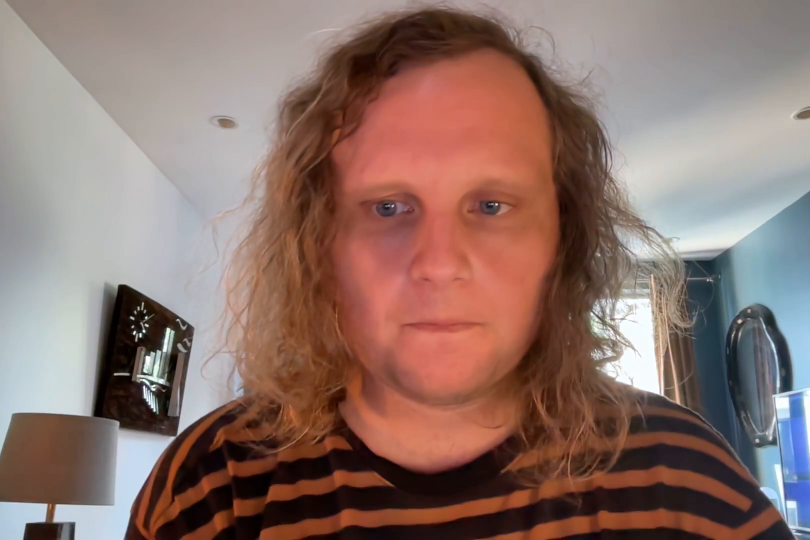
#> input picture frame 25 of pics/trevor_eyes.mp4, 1620 x 1080 px (shown at 1/2 size)
$ python face_detection.py
#> lines starting #> are read from the running program, lines starting #| are printed output that depends on the picture; after the words box and inside, x2 and y2 are one past the last pixel; in counts of white or black regions, pixels touching at a corner belong together
import cv2 as cv

face_cascade = cv.CascadeClassifier('haarcascade_frontalface_default.xml')
eye_cascade = cv.CascadeClassifier('haarcascade_eye_tree_eyeglasses.xml')

# img = cv.imread('pics/face1.jpg')

cap = cv.VideoCapture('pics/trevor_eyes.mp4')

while cap.isOpened():
  _, img = cap.read()
#> img is the input picture: shape (1080, 1620, 3); mean B, G, R 107.2, 114.5, 140.7

  gray = cv.cvtColor(img, cv.COLOR_BGR2GRAY)
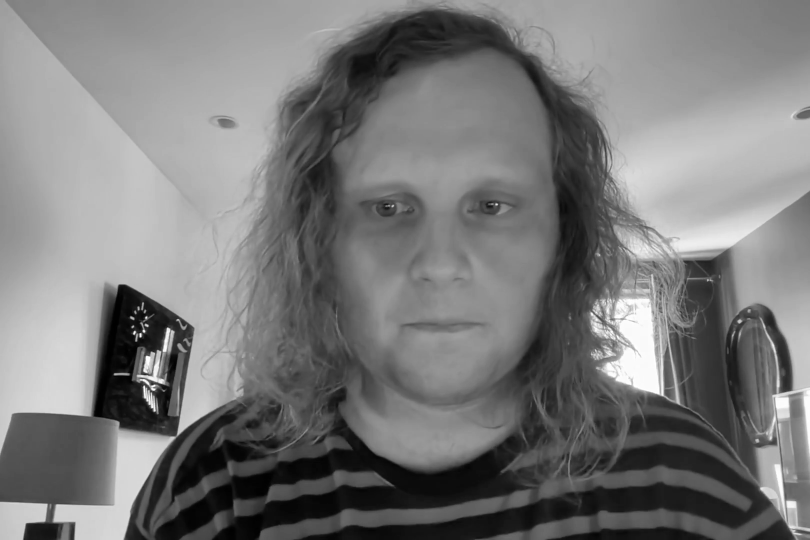
#> gray: shape (1080, 1620) (shown at 1/2 size); min 0, max 255, mean 121.5
  faces = face_cascade.detectMultiScale(gray, 1.1, 13)
#> faces = [[590, 232, 565, 565]]

  for (x,y,w,h) in faces:
    cv.rectangle(img, (x, y), (x + w, y + h), (0, 255, 0), 3)
    roi_gray = gray[y:y+h, x:x+w]
    roi_color = img[y:y+h, x:x+w]
    eyes = eye_cascade.detectMultiScale(roi_gray)
    for (ex, ey, ew, eh) in eyes:
      cv.rectangle(roi_color, (ex,ey), (ex+ew, ey+eh), (0, 0, 255), 5)
#> this loop made 1 pass
#> (x, y, w, h, eyes) on pass 1: (590, 232, 565, 565, [[329, 120, 123, 123], [122, 126, 122, 122]])
#> pass 1, `roi_gray = gray[y:y+h, x:x+w]`:
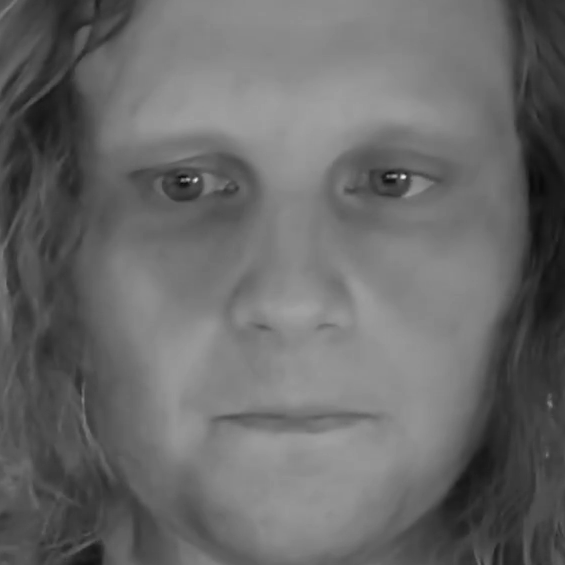
#> roi_gray: shape (565, 565); min 10, max 231, mean 104.6
#> pass 1, `roi_color = img[y:y+h, x:x+w]`:
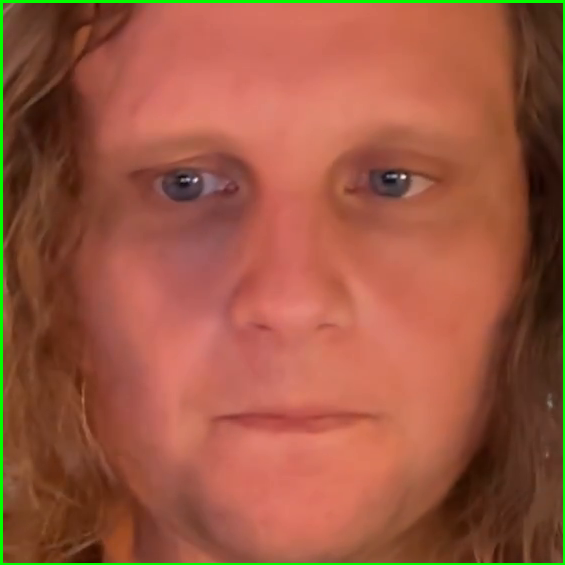
#> roi_color: shape (565, 565, 3); mean B, G, R 65.2, 88.1, 155.8
#> after the loop:
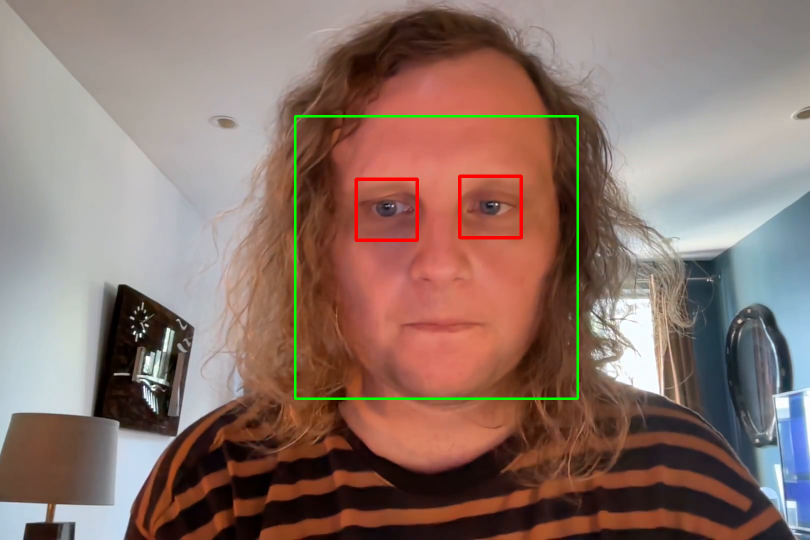
#> img: shape (1080, 1620, 3) (shown at 1/2 size); 1.03% of pixels changed, all inside (x1, y1, x2, y2) = (588, 230, 1158, 800)
#> after the loop:
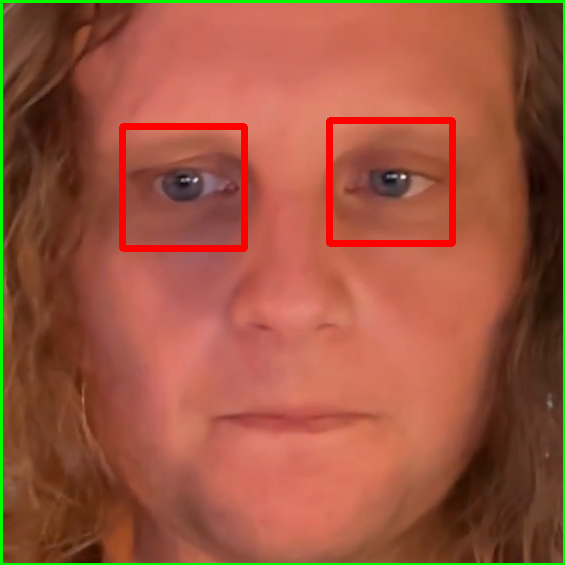
#> roi_color: shape (565, 565, 3); 2.14% of pixels changed, all inside (x1, y1, x2, y2) = (119, 117, 456, 252)

  cv.imshow('img', img)
  if cv.waitKey(1) & 0xFF == ord('q'):
#> (key q is pressed here)
    break

$ run again, starting later in the video
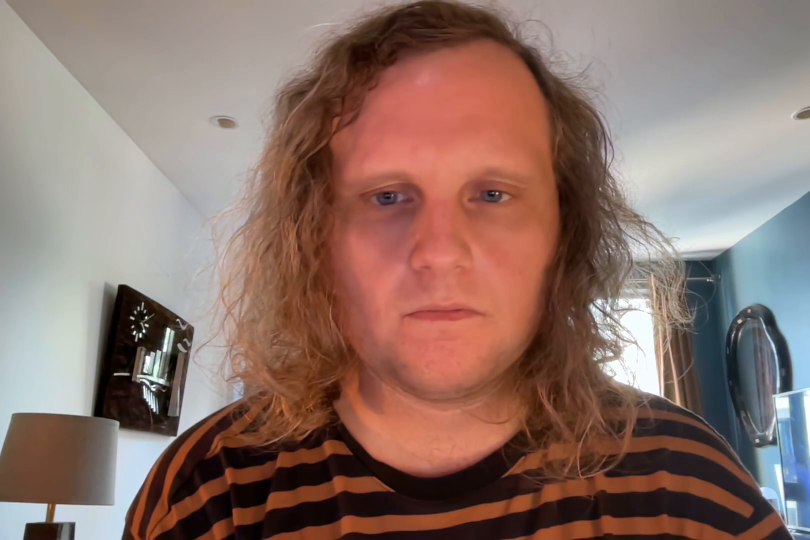
#> input picture frame 116 of pics/trevor_eyes.mp4, 1620 x 1080 px (shown at 1/2 size)
#> img is the input picture: shape (1080, 1620, 3); mean B, G, R 105.4, 114, 140.1
#> `gray = cv.cvtColor(img, cv.COLOR_BGR2GRAY)`:
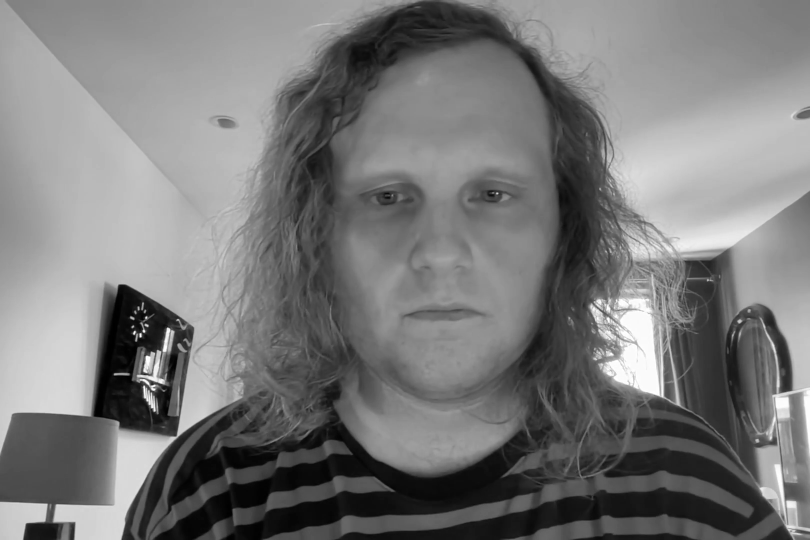
#> gray: shape (1080, 1620) (shown at 1/2 size); min 0, max 255, mean 120.8
#> faces = [[587, 199, 578, 578]]
#> the loop `for (x,y,w,h) in faces:` made 1 pass
#> (x, y, w, h, eyes) on pass 1: (587, 199, 578, 578, [[351, 145, 96, 96], [130, 140, 113, 113]])
#> after the loop `for (x,y,w,h) in faces:`:
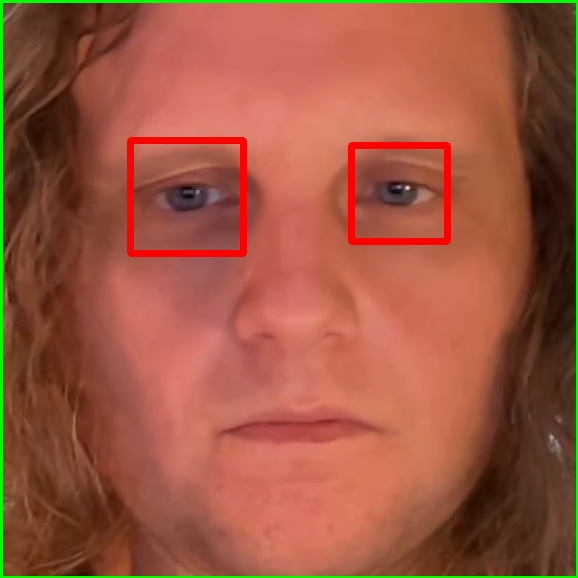
#> roi_color: shape (578, 578, 3); mean B, G, R 64.3, 86.6, 155.9

$ run again, starting later in the video
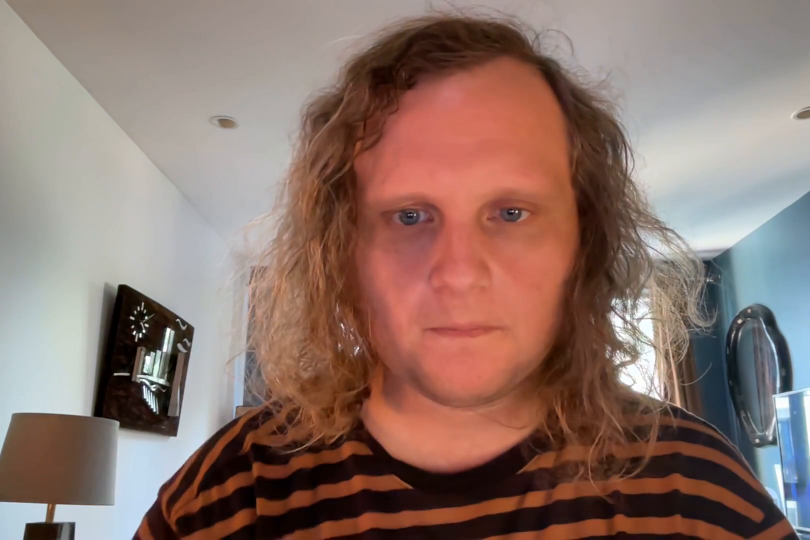
#> input picture frame 206 of pics/trevor_eyes.mp4, 1620 x 1080 px (shown at 1/2 size)
#> img is the input picture: shape (1080, 1620, 3); mean B, G, R 107.4, 115.7, 140.7
#> `gray = cv.cvtColor(img, cv.COLOR_BGR2GRAY)`:
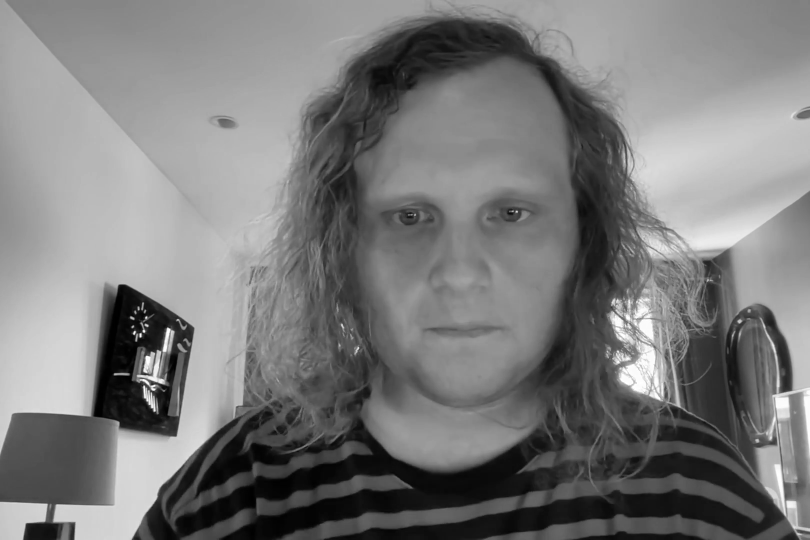
#> gray: shape (1080, 1620) (shown at 1/2 size); min 0, max 255, mean 122.3
#> faces = [[637, 242, 557, 557]]
#> the loop `for (x,y,w,h) in faces:` made 1 pass
#> (x, y, w, h, eyes) on pass 1: (637, 242, 557, 557, [[329, 129, 114, 114], [124, 138, 111, 111]])
#> after the loop `for (x,y,w,h) in faces:`:
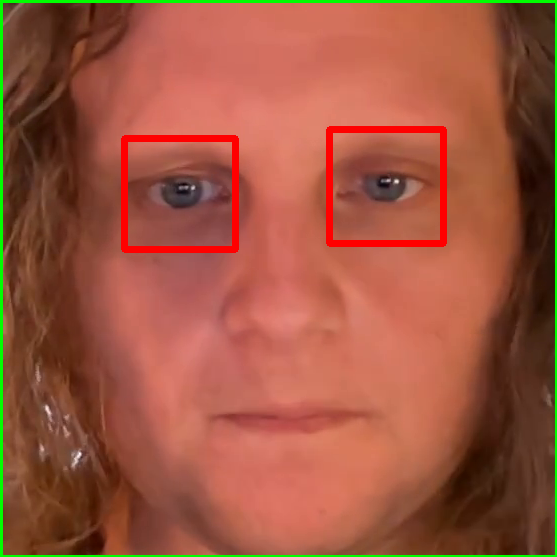
#> roi_color: shape (557, 557, 3); mean B, G, R 63.3, 85.9, 156.6
